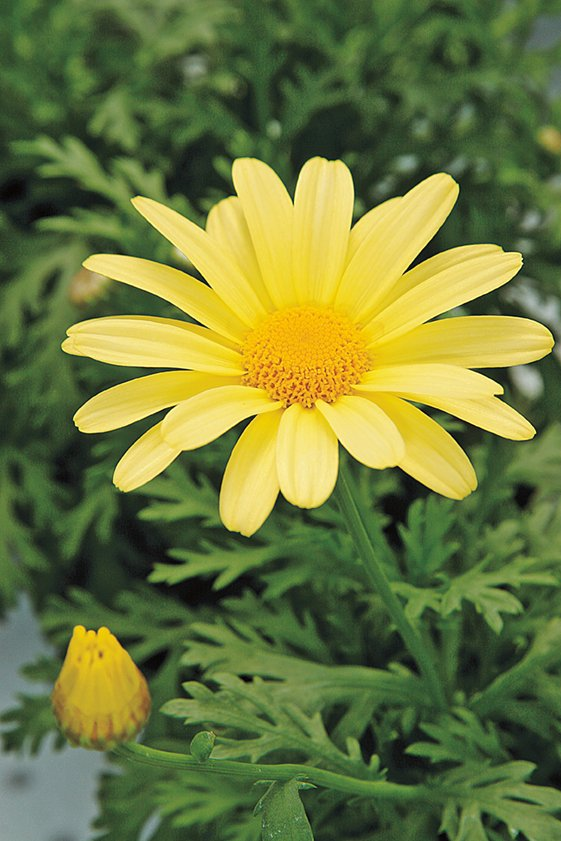
#> input picture a1images/daisy.jpg, 561 x 841 px, found by its file name
$ python question9.py
#> lines starting #> are read from the running program, lines starting #| are printed output that depends on the picture
import cv2
import numpy as np
import matplotlib.pyplot as plt

# Load the flower image
image = cv2.imread('a1images/daisy.jpg')  # Replace with the actual image path
#> image is the input picture: shape (841, 561, 3); mean B, G, R 60.7, 120.3, 108.5
image_rgb = cv2.cvtColor(image, cv2.COLOR_BGR2RGB)

# Step 1: Initialize the mask (0s for background, 1s for probable background, 2s for probable foreground, and 3s for foreground)
mask = np.zeros(image.shape[:2], np.uint8)

# Step 2: Create background and foreground models (used by GrabCut internally)
bgd_model = np.zeros((1, 65), np.float64)
fgd_model = np.zeros((1, 65), np.float64)

# Step 3: Define a bounding box around the flower (foreground region)
# For demonstration, we assume the flower is in the center of the image.
rect = (50, 50, image.shape[1] - 100, image.shape[0] - 100)
#> rect = (50, 50, 461, 741)

# Step 4: Apply GrabCut
cv2.grabCut(image, mask, rect, bgd_model, fgd_model, 5, cv2.GC_INIT_WITH_RECT)

# Post-processing the mask
mask2 = np.where((mask == 2) | (mask == 0), 0, 1).astype('uint8')  # Convert the mask to binary (0 for background, 1 for foreground)

# Extract the foreground
foreground = image * mask2[:, :, np.newaxis]
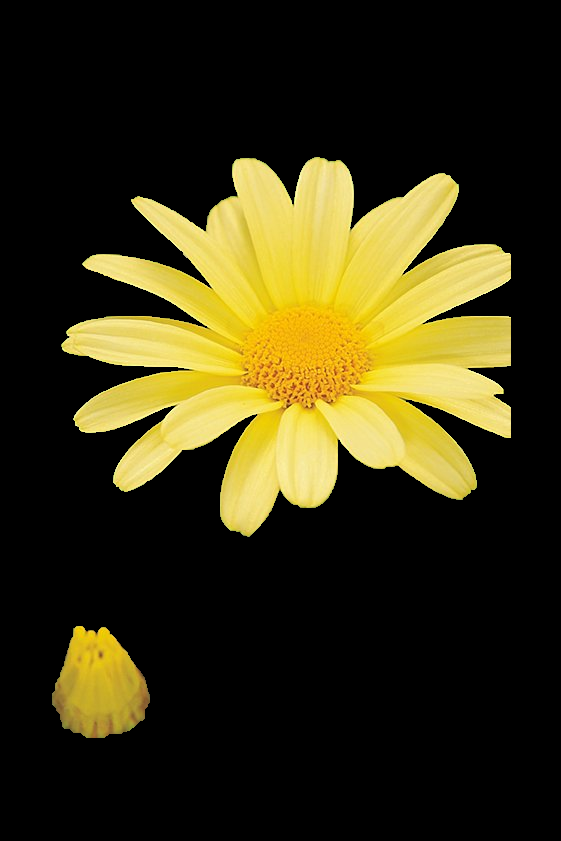
#> foreground: shape (841, 561, 3); mean B, G, R 19.2, 49.4, 55.5

# Extract the background
background = image * (1 - mask2[:, :, np.newaxis])
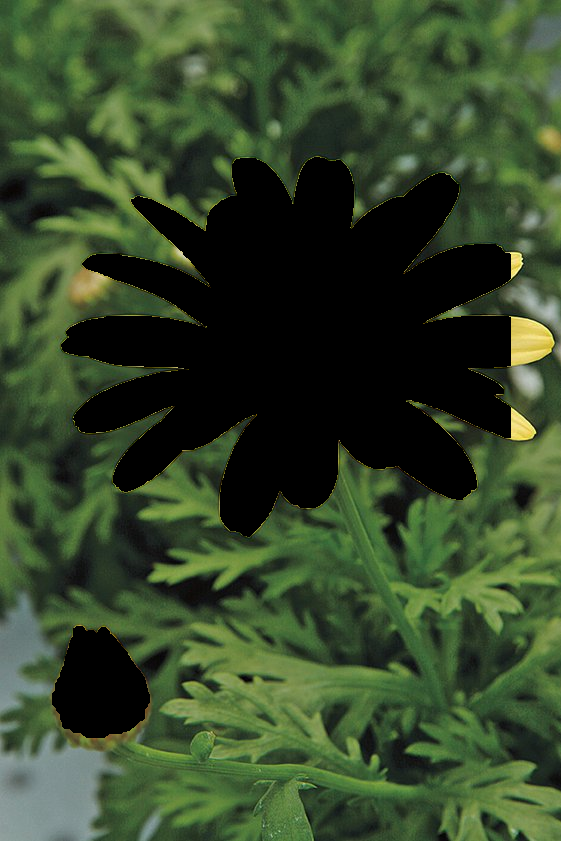
#> background: shape (841, 561, 3); mean B, G, R 41.5, 70.9, 53

# Display the segmentation results
plt.figure(figsize=(12, 4))

plt.subplot(1, 3, 1)
plt.imshow(mask2, cmap='gray')
plt.title('Segmentation Mask')
plt.axis('off')

plt.subplot(1, 3, 2)
plt.imshow(cv2.cvtColor(foreground, cv2.COLOR_BGR2RGB))
plt.title('Foreground Image')
plt.axis('off')

plt.subplot(1, 3, 3)
plt.imshow(cv2.cvtColor(background, cv2.COLOR_BGR2RGB))
plt.title('Background Image')
plt.axis('off')

plt.show()
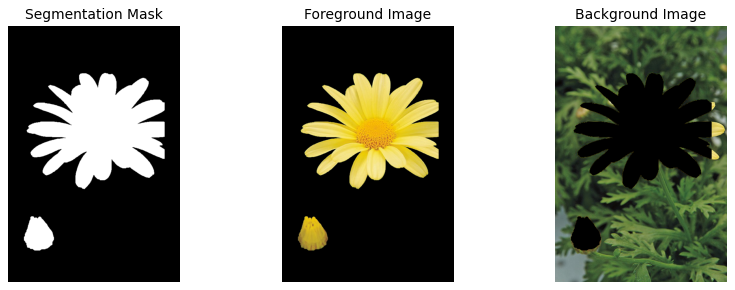
#> figure drawn by matplotlib, 3 panels

# Step 1: Blur the background using GaussianBlur
blurred_background = cv2.GaussianBlur(image, (25, 25), 0)
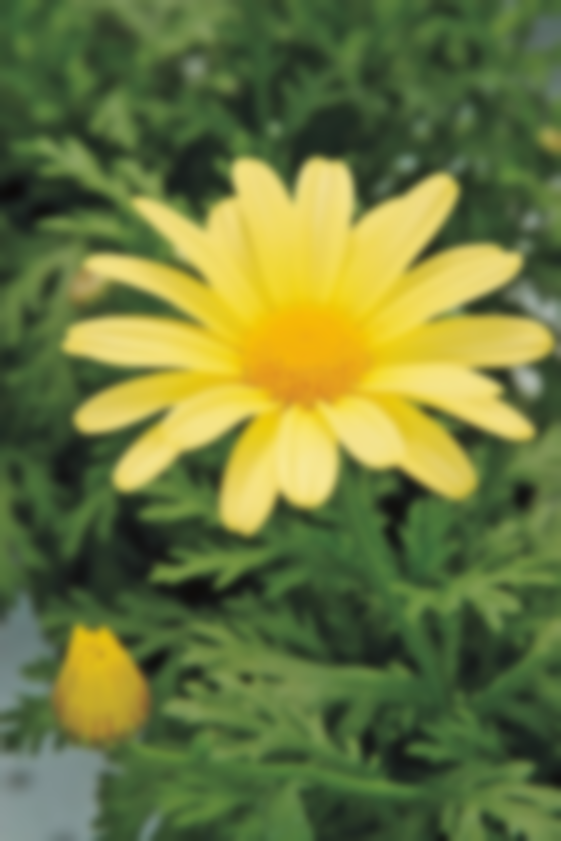
#> blurred_background: shape (841, 561, 3); mean B, G, R 60.7, 120.3, 108.5

# Step 2: Combine the blurred background with the original foreground
enhanced_image = blurred_background * (1 - mask2[:, :, np.newaxis]) + foreground
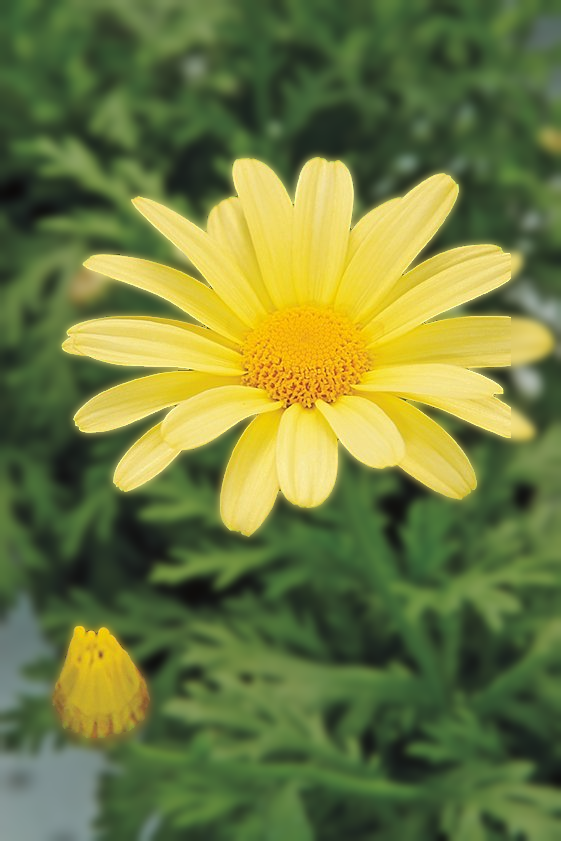
#> enhanced_image: shape (841, 561, 3); mean B, G, R 61.3, 121.7, 110.2

# Display the original and the enhanced image side by side
plt.figure(figsize=(10, 5))

plt.subplot(1, 2, 1)
plt.imshow(image_rgb)
plt.title('Original Image')
plt.axis('off')

plt.subplot(1, 2, 2)
plt.imshow(cv2.cvtColor(enhanced_image.astype(np.uint8), cv2.COLOR_BGR2RGB))
plt.title('Enhanced Image with Blurred Background')
plt.axis('off')

plt.show()
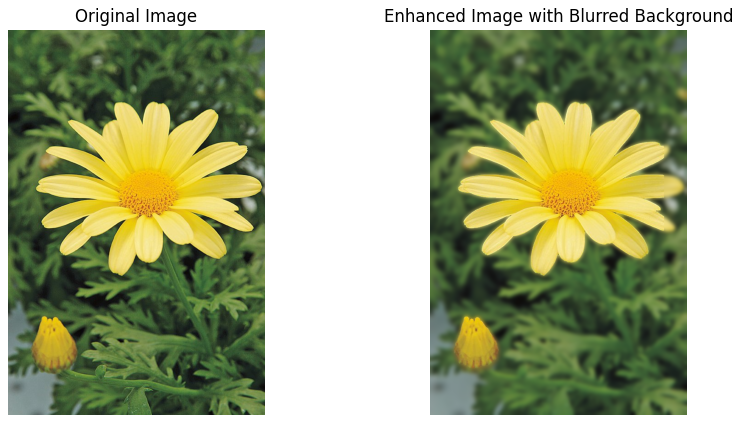
#> figure drawn by matplotlib, 2 panels

$ run again, with a1images/emma.jpg copied over a1images/daisy.jpg
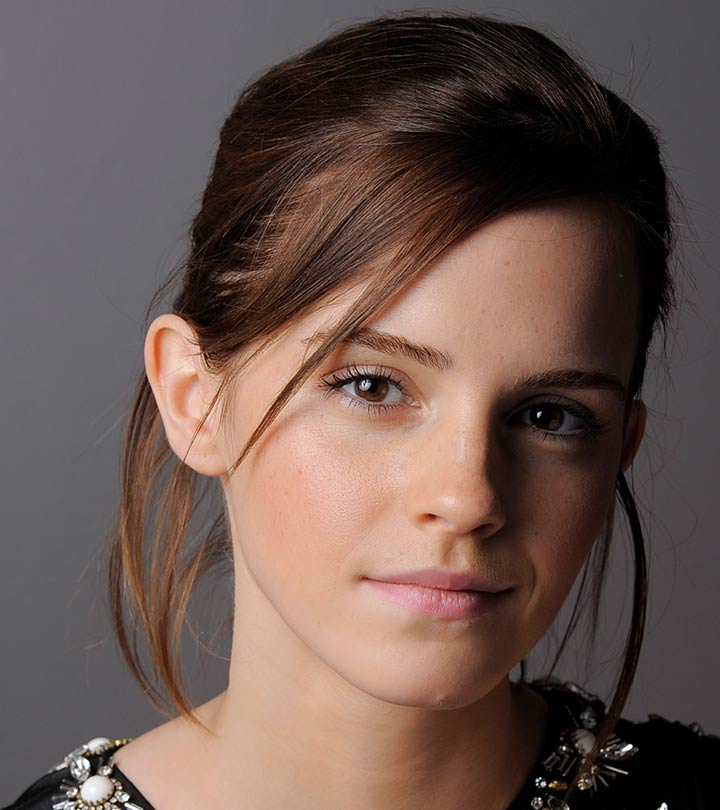
#> input picture a1images/emma.jpg, 720 x 810 px, found by its file name
#> image is the input picture: shape (810, 720, 3); mean B, G, R 80.1, 87.4, 106.8
#> `background = image * (1 - mask2[:, :, np.newaxis])`:
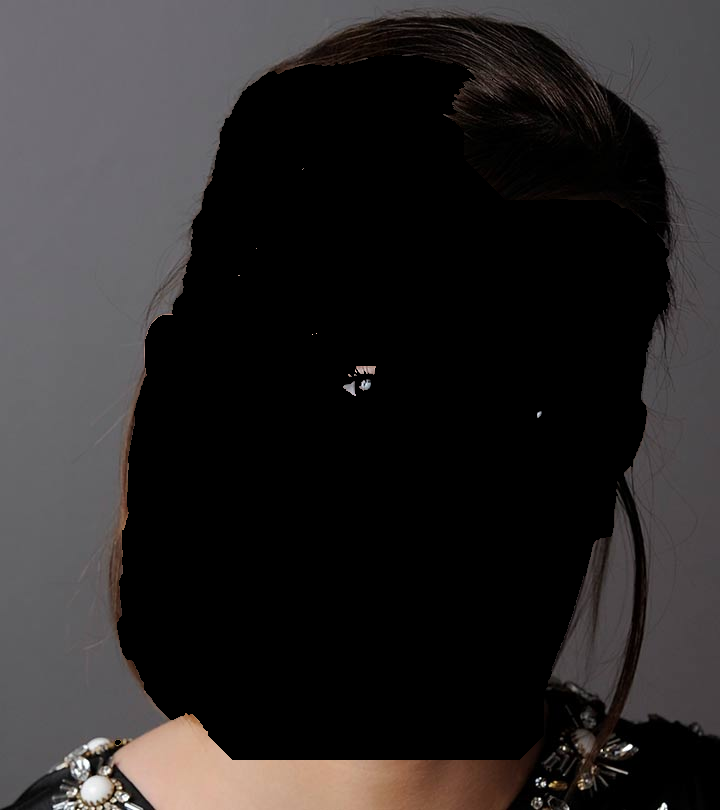
#> background: shape (810, 720, 3); mean B, G, R 40, 39.9, 42.8
#> `plt.show()`:
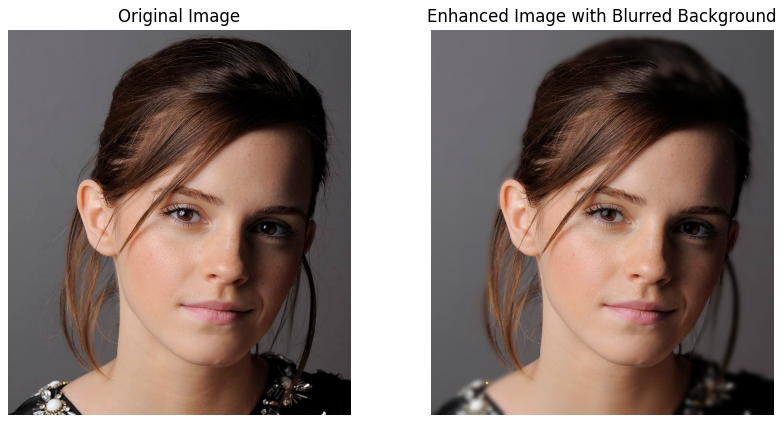
#> figure drawn by matplotlib, 2 panels

$ run again, with a1images/highlights_and_shadows.jpg copied over a1images/daisy.jpg
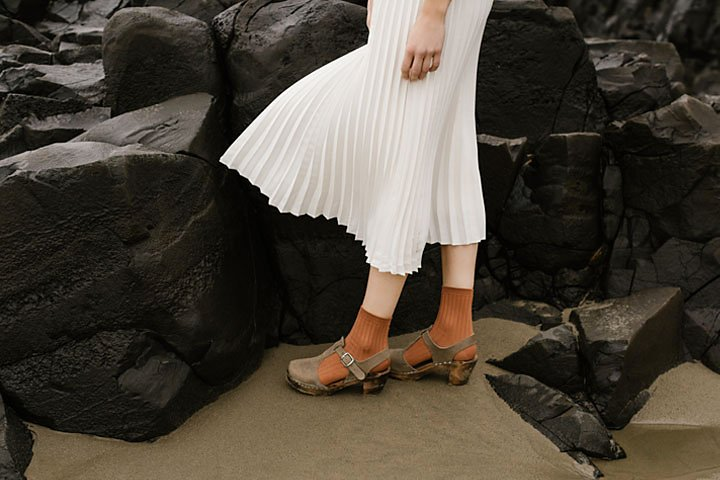
#> input picture a1images/highlights_and_shadows.jpg, 720 x 480 px, found by its file name
#> image is the input picture: shape (480, 720, 3); mean B, G, R 58.1, 68.6, 75.7
#> `foreground = image * mask2[:, :, np.newaxis]`:
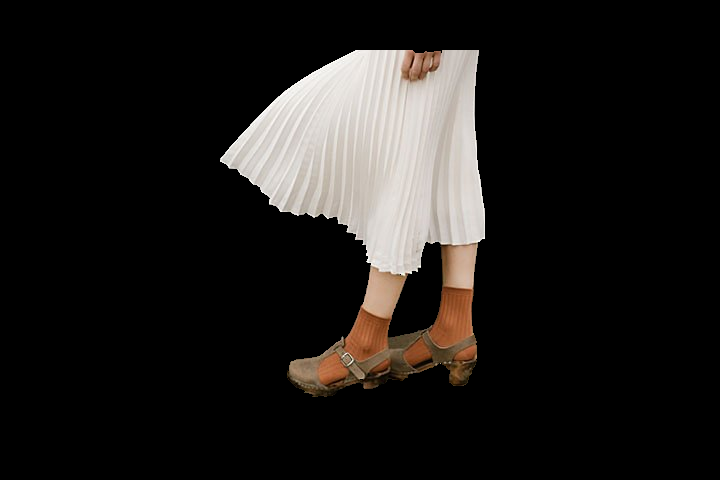
#> foreground: shape (480, 720, 3); mean B, G, R 25.6, 27.5, 30
#> `plt.show()`:
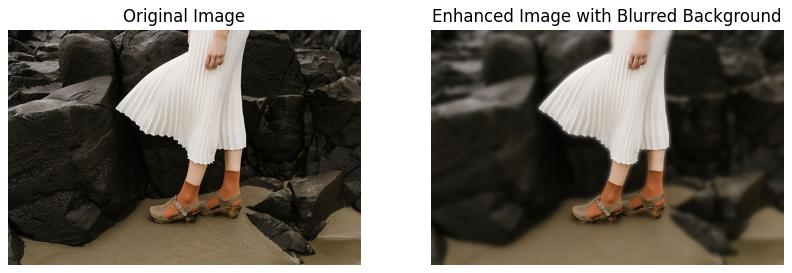
#> figure drawn by matplotlib, 2 panels
